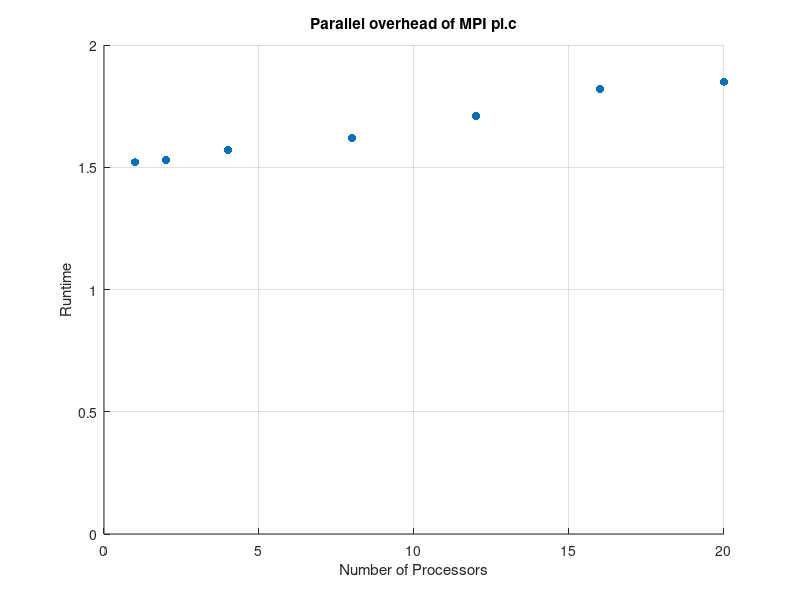

This chart was generated by the following MATLAB code:
num_procs=[1, 2, 4, 8, 12, 16, 20];
elapsed_time_n1=[1.52, 1.53, 1.57, 1.62, 1.71, 1.82, 1.85];

scatter(num_procs, elapsed_time_n1, 'filled')

grid on
ylim([0, 2])
title('Parallel overhead of MPI pi.c')
xlabel('Number of Processors')
ylabel('Runtime')
